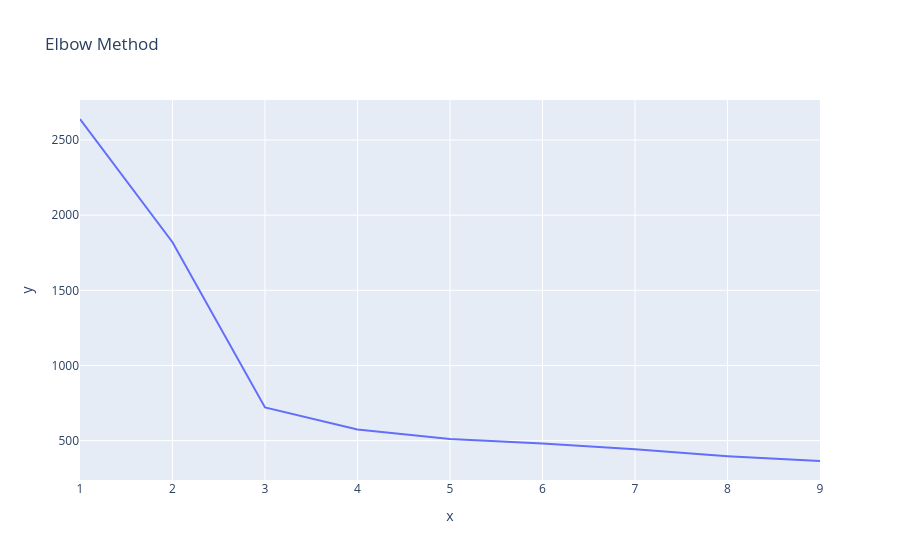

The notebook cell saved with this chart:
### Code cell
a = []
K = range(1,10)
for i in K:
    kmean= KMeans(n_clusters=i,random_state=111)
    kmean.fit(X_scaled)
    a.append(kmean.inertia_)

px.line(x=K,y=a,title='Elbow Method')

### Figure 1 — Plotly figure (JSON) as saved in the notebook; plotly's stock layout.template omitted (floating-point values rounded to 4 significant figures)
{"data": [{"hovertemplate": "x=%{x}<br>y=%{y}<extra></extra>", "legendgroup": "", "line": {"color": "#636efa", "dash": "solid"}, "marker": {"symbol": "circle"}, "mode": "lines", "name": "", "orientation": "v", "showlegend": false, "type": "scatter", "x": [1, 2, 3, 4, 5, 6, 7, 8, 9], "xaxis": "x", "y": [2640, 1820.0, 720.9, 574.2, 511.2, 481.7, 442.0, 396.5, 364.5], "yaxis": "y"}], "layout": {"legend": {"tracegroupgap": 0}, "title": {"text": "Elbow Method"}, "xaxis": {"anchor": "y", "domain": [0, 1], "title": {"text": "x"}}, "yaxis": {"anchor": "x", "domain": [0, 1], "title": {"text": "y"}}}}
